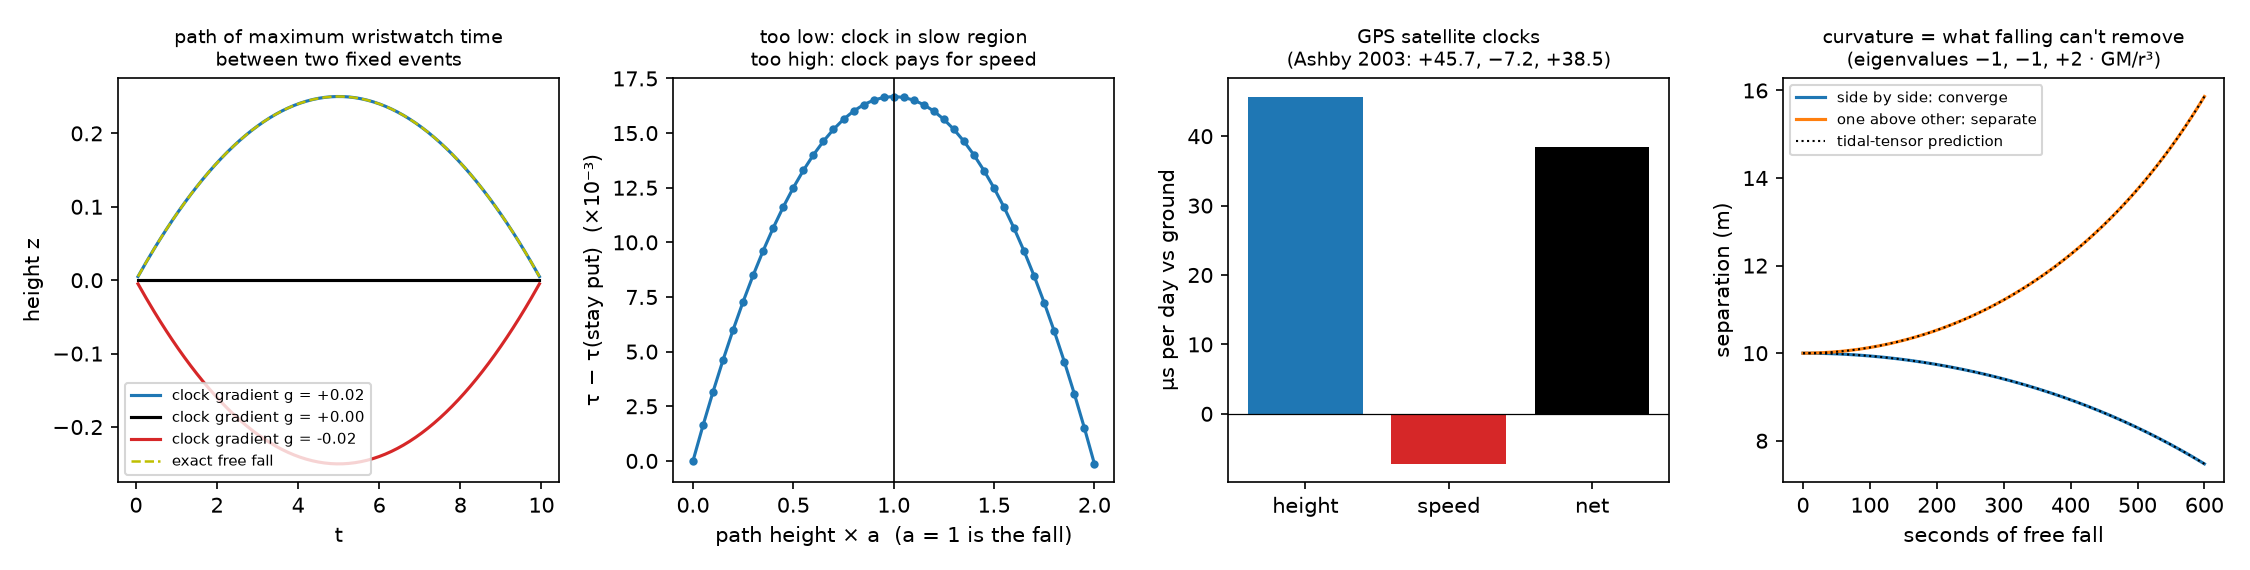

Source code (Python):
"""
Falling is your clock taking the path of most elapsed time.  Curvature is the part of
gravity you cannot remove by falling.

Five checks (each one has an input that would make it fail):
  1. Equivalence principle -> clocks run at different rates at different heights.
     A rocket accelerating at g, no gravity anywhere, pure special relativity: pulses sent
     up from the floor arrive spread out by exactly 1 + g h / c^2.  Send them down: 1 - ...
     Pound-Rebka tower (22.5 m): g h / c^2 = 2.46e-15, measured 1965 to 1 %.
  2. Throw a ball up and catch it T later.  Of all paths between those two events, the
     one whose wristwatch shows the MOST elapsed time is the one it actually follows.
     Maximise proper time numerically -> recover the falling path (max height g T^2 / 8).
     Set g = 0 -> straight line.  Flip the clock gradient -> the path dips instead.
  3. GPS: clocks 20 200 km up run fast by 45.7 us/day (height) and slow by 7.2 us/day
     (speed): net +38.5 us/day.  Ashby, Living Reviews in Relativity 6, 1 (2003).
  4. Uniform g is NOT curvature: in free fall it vanishes.  What survives is tidal:
     two balls dropped side by side converge, two dropped one above the other separate.
     The tidal tensor at 400 km altitude has eigenvalues (-1, -1, +2) GM/r^3.
  5. Its trace is the field equation.  In vacuum: trace = 0.  Inside matter: trace =
     -4 pi G rho.  That is Newton's limit of Einstein's R_00 = 4 pi G (rho + 3p/c^2):
     mass-energy sets how much a small ball of free-falling dust shrinks.

Pure numpy + matplotlib.  Usage: python3 spacetime.py   (writes spacetime.png)
Sources: Pound & Rebka, PRL 4, 337 (1960); Pound & Snider, Phys. Rev. 140, B788 (1965);
Ashby (2003); Misner, Thorne & Wheeler, Gravitation (1973), ch. 1 and 11 (geodesic
deviation); Baez & Bunn, "The meaning of Einstein's equation", Am. J. Phys. 73, 644 (2005).
"""
import numpy as np

C = 299792458.0
GM = 3.986004418e14            # Earth, m^3/s^2
R_E = 6.371e6                  # mean radius, m


# ---------- 1. accelerating rocket, special relativity only (units c = 1) ----------
def rocket_redshift(g, h, n_pulses=20, dtau=0.05):
    # floor worldline (proper acceleration g):  t = sinh(g s)/g,  x = cosh(g s)/g
    # ceiling at fixed proper distance h above: proper acceleration 1/X with X = 1/g + h
    X = 1 / g + h
    s_emit = np.arange(n_pulses) * dtau
    if h > 0:   # floor -> ceiling, light moving +x:  x - t is conserved
        u = (np.cosh(g * s_emit) - np.sinh(g * s_emit)) / g
        # find ceiling proper time s where X (cosh - sinh)(s/X) = u, by bisection
        lo, hi = np.full_like(u, -50.0), np.full_like(u, 50.0)
        f = lambda s: X * np.exp(-s / X) - u
    else:       # emitter is the ceiling here: swap roles, send light down (-x): x + t conserved
        Xe, Xr = 1 / g + abs(h), 1 / g
        u = Xe * np.exp(s_emit / Xe)
        lo, hi = np.full_like(u, -50.0), np.full_like(u, 50.0)
        f = lambda s: u - Xr * np.exp(s / Xr)
    for _ in range(200):
        mid = (lo + hi) / 2
        go_right = f(mid) > 0
        lo, hi = np.where(go_right, mid, lo), np.where(go_right, hi, mid)
    s_recv = (lo + hi) / 2
    return np.diff(s_recv).mean() / dtau     # received spacing / emitted spacing


# ---------- 2. maximise proper time (units c = 1) ----------
# Metric of an observer held at height z in uniform gravity g (Rindler):
#   d tau^2 = (1 + g z)^2 dt^2 - dz^2
def proper_time(z, dt, g):
    zz = np.concatenate([[0.0], z, [0.0]])
    zm = (zz[1:] + zz[:-1]) / 2
    dz = np.diff(zz)
    return np.sum(np.sqrt((1 + g * zm) ** 2 * dt ** 2 - dz ** 2))


def grad(z, dt, g):
    zz = np.concatenate([[0.0], z, [0.0]])
    zm = (zz[1:] + zz[:-1]) / 2
    dz = np.diff(zz)
    L = np.sqrt((1 + g * zm) ** 2 * dt ** 2 - dz ** 2)
    dL_dzm = (1 + g * zm) * g * dt ** 2 / L
    dL_ddz = -dz / L
    # segment j depends on z_j (right end) and z_{j-1} (left end)
    gr = 0.5 * dL_dzm[:-1] + dL_ddz[:-1] + 0.5 * dL_dzm[1:] - dL_ddz[1:]
    return gr


def maximise(g, T=10.0, N=200):
    dt = T / N
    z = 0.3 * np.sin(np.pi * np.arange(1, N) / N)      # deliberately wrong start (a bump)
    for _ in range(30):                                  # Newton with finite-difference Hessian
        G0 = grad(z, dt, g)
        eps = 1e-6
        H = np.empty((N - 1, N - 1))
        for i in range(N - 1):
            zp = z.copy(); zp[i] += eps
            H[:, i] = (grad(zp, dt, g) - G0) / eps
        step = np.linalg.solve(H, -G0)
        z = z + step
        if np.abs(step).max() < 1e-13:
            break
    t = np.arange(1, N) * dt
    return t, z, dt


def exact_fall(t, g, T):
    # free particle at rest in the inertial frame, seen from the Rindler frame
    X0 = np.cosh(g * T / 2) / g
    return X0 / np.cosh(g * (t - T / 2)) - 1 / g


# ---------- 3. GPS ----------
def gps():
    r = 26_561.75e3
    v = np.sqrt(GM / r)
    grav = GM / C ** 2 * (1 / R_E - 1 / r) * 86400 * 1e6
    vel = -v ** 2 / (2 * C ** 2) * 86400 * 1e6
    return grav, vel, grav + vel


# ---------- 4-5. tidal tensor = what survives free fall ----------
def accel_earth(p, rho_inside=None):
    r = np.linalg.norm(p)
    if rho_inside is not None and r < R_E:                # uniform-density ball
        return -4 / 3 * np.pi * 6.674e-11 * rho_inside * p
    return -GM * p / r ** 3


def tidal(p, field, eps=1.0):
    # T_ij = d a_i / d x_j  (relative acceleration per metre of separation)
    T = np.empty((3, 3))
    for j in range(3):
        e = np.zeros(3); e[j] = eps
        T[:, j] = (field(p + e) - field(p - e)) / (2 * eps)
    return T


def drop_pair(offset, eig, t_end=600.0, dt=0.5):
    # two balls released at rest 400 km up, separated by `offset`; leapfrog on full gravity.
    # Prediction: the linear tidal (geodesic-deviation) equation  xi'' = eig * GM/r(t)^3 * xi
    # integrated along the first ball's actual fall (r shrinks ~1500 km in 600 s).
    p0 = np.array([R_E + 400e3, 0.0, 0.0])
    P = np.array([p0, p0 + offset]); V = np.zeros_like(P)
    xi, vxi = np.linalg.norm(offset), 0.0
    sep, pred = [xi], [xi]
    a = np.array([accel_earth(q) for q in P])
    for _ in range(int(t_end / dt)):
        V += 0.5 * dt * a; vxi += 0.5 * dt * eig * GM / np.linalg.norm(P[0]) ** 3 * xi
        P += dt * V; xi += dt * vxi
        a = np.array([accel_earth(q) for q in P])
        V += 0.5 * dt * a; vxi += 0.5 * dt * eig * GM / np.linalg.norm(P[0]) ** 3 * xi
        sep.append(np.linalg.norm(P[1] - P[0])); pred.append(xi)
    return np.arange(len(sep)) * dt, np.array(sep), np.array(pred)


if __name__ == "__main__":
    g = 0.1
    print("1. rocket accelerating at g, no gravity (c = 1, g = 0.1)")
    for h in (1.0, 2.0, -1.0):
        r = rocket_redshift(g, h)
        print(f"   pulses sent {'up' if h > 0 else 'down'} {abs(h):.0f}: spacing ratio = {r:.10f}   "
              f"predicted {(1 + g * h) if h > 0 else 1 / (1 + g * abs(h)):.10f}")
    print(f"   Pound-Rebka tower, h = 22.5 m: g h / c^2 = {9.81 * 22.5 / C ** 2:.3e}  "
          f"(Pound & Snider 1965: measured / predicted = 0.9990 +- 0.0076)")

    T = 10.0
    print("\n2. maximise wristwatch time between (t=0, z=0) and (t=10, z=0), c = 1")
    paths = {}
    for gg in (0.02, 0.0, -0.02):
        t, z, dt = maximise(gg, T)
        paths[gg] = (t, z)
        if gg != 0:
            ex = exact_fall(t, gg, T)
            print(f"   g = {gg:+.2f}: max height {z.max() if gg > 0 else z.min():+.6f}   exact free fall "
                  f"{ex.max() if gg > 0 else ex.min():+.6f}   Newton g T^2/8 = {gg * T ** 2 / 8:+.6f}   "
                  f"max path error {np.abs(z - ex).max():.1e}")
        else:
            print(f"   g =  0.00: max |height| {np.abs(z).max():.1e}   (straight line: no clock gradient, no fall)")
    gg = 0.02
    t, z = paths[gg]
    dt = T / (len(z) + 1)
    scales = np.linspace(0, 2, 41)
    taus = np.array([proper_time(a * z, dt, gg) for a in scales])
    print(f"   scale the path by a: tau(a=0) = {taus[0]:.10f}, tau(a=1) = {taus[20]:.10f}, tau(a=2) = {taus[40]:.10f}")
    print(f"   best a = {scales[np.argmax(taus)]:.2f}  (climbing gains clock rate, moving costs it; the fall balances them)")

    grav, vel, net = gps()
    print(f"\n3. GPS clock vs ground clock: height {grav:+.1f} us/day, speed {vel:+.1f} us/day, net {net:+.1f} us/day")
    print(f"   uncorrected, that is {net * 1e-6 * C / 1e3:.1f} km of ranging error per day")

    p = np.array([R_E + 400e3, 0.0, 0.0])
    r = np.linalg.norm(p)
    Tt = tidal(p, accel_earth)
    eig = np.sort(np.linalg.eigvalsh((Tt + Tt.T) / 2))
    print(f"\n4. tidal tensor 400 km up, in units of GM/r^3 = {GM / r ** 3:.3e} s^-2:")
    print(f"   eigenvalues {np.round(eig / (GM / r ** 3), 5)}   (predicted -1, -1, +2)")
    Tu = tidal(p, lambda q: np.array([-9.81, 0.0, 0.0]))
    print(f"   uniform field g = 9.81: max |tidal| = {np.abs(Tu).max():.1e}  <- removable by falling: no curvature")
    t1, s_side, p_side = drop_pair(np.array([0.0, 10.0, 0.0]), -1)
    t2, s_up, p_up = drop_pair(np.array([10.0, 0.0, 0.0]), +2)
    print("   two balls 10 m apart, 600 s of free fall (full-gravity simulation vs linear tidal equation):")
    print(f"     side by side:        {s_side[-1]:.4f} m   tidal prediction {p_side[-1]:.4f} m")
    print(f"     one above the other: {s_up[-1]:.4f} m   tidal prediction {p_up[-1]:.4f} m")

    rho = 3 * GM / 6.674e-11 / (4 * np.pi * R_E ** 3)
    inside = tidal(np.array([R_E / 2, 0, 0]), lambda q: accel_earth(q, rho), eps=1.0)
    print(f"\n5. trace of the tidal tensor (= Newton's limit of R_00, up to sign and c^2):")
    print(f"   vacuum, 400 km up:          {np.trace(Tt):+.2e} s^-2   (vs single eigenvalue {GM / r ** 3:.2e})")
    print(f"   inside uniform Earth (rho = {rho:.0f} kg/m^3): {np.trace(inside):+.4e}   -4 pi G rho = {-4 * np.pi * 6.674e-11 * rho:+.4e}")

    import matplotlib
    matplotlib.use("Agg")
    import matplotlib.pyplot as plt
    fig, ax = plt.subplots(1, 4, figsize=(15, 3.8))

    for gg, col in ((0.02, "C0"), (0.0, "k"), (-0.02, "C3")):
        t, z = paths[gg]
        ax[0].plot(t, z, color=col, label=f"clock gradient g = {gg:+.2f}")
    ax[0].plot(paths[0.02][0], exact_fall(paths[0.02][0], 0.02, T), "y--", lw=1.2, label="exact free fall")
    ax[0].set_xlabel("t"); ax[0].set_ylabel("height z")
    ax[0].set_title("path of maximum wristwatch time\nbetween two fixed events", fontsize=9); ax[0].legend(fontsize=7)

    ax[1].plot(scales, (taus - taus[0]) * 1e3, "o-", ms=3)
    ax[1].axvline(1, color="k", lw=0.8)
    ax[1].set_xlabel("path height × a  (a = 1 is the fall)"); ax[1].set_ylabel("τ − τ(stay put)  (×10⁻³)")
    ax[1].set_title("too low: clock in slow region\ntoo high: clock pays for speed", fontsize=9)

    ax[2].bar(["height", "speed", "net"], [grav, vel, net], color=["C0", "C3", "k"])
    ax[2].axhline(0, color="k", lw=0.6)
    ax[2].set_ylabel("µs per day vs ground")
    ax[2].set_title("GPS satellite clocks\n(Ashby 2003: +45.7, −7.2, +38.5)", fontsize=9)

    ax[3].plot(t1, s_side, label="side by side: converge")
    ax[3].plot(t2, s_up, label="one above other: separate")
    ax[3].plot(t1, p_side, "k:", lw=1)
    ax[3].plot(t2, p_up, "k:", lw=1, label="tidal-tensor prediction")
    ax[3].set_xlabel("seconds of free fall"); ax[3].set_ylabel("separation (m)")
    ax[3].set_title("curvature = what falling can't remove\n(eigenvalues −1, −1, +2 · GM/r³)", fontsize=9)
    ax[3].legend(fontsize=7)

    fig.tight_layout()
    fig.savefig("spacetime.png", dpi=150)
    print("\nwrote spacetime.png")
